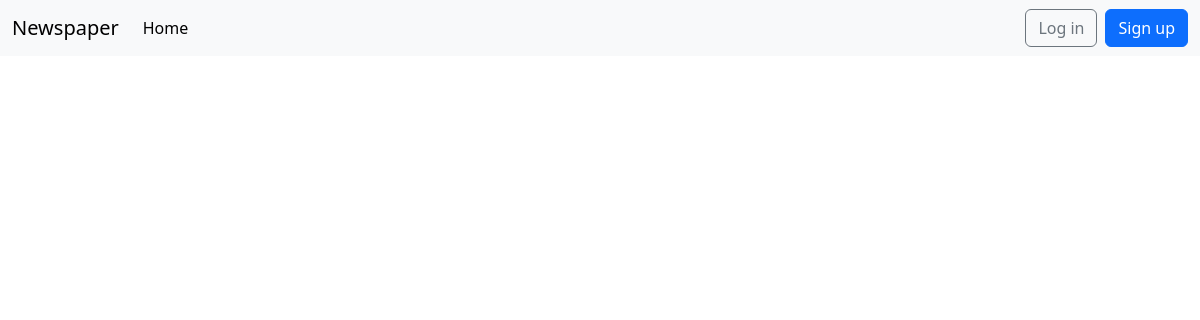
/articles/, run on an earlier commit of the app's database.
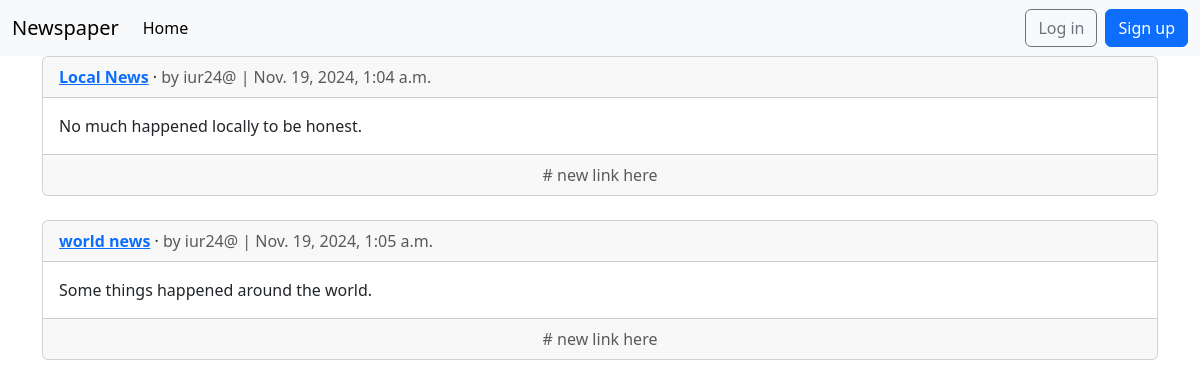
And on a later commit of the database.
### articles/models.py (models this page shows, shortened)
class Article(models.Model):
    title = models.CharField(max_length=255)
    body = models.TextField()
    date = models.DateTimeField(auto_now_add=True)
    author = models.ForeignKey(
        settings.AUTH_USER_MODEL,
        on_delete=models.CASCADE,
    )
    def get_absolute_url(self):
        return reverse("article_detail", kwargs={"pk": self.pk})

### accounts/models.py (models this page shows)
class CustomUser(AbstractUser):
    age = models.PositiveIntegerField(null=True, blank=True)

### articles/views.py (the view)
# urls.py: path("", ArticleListView.as_view(), name="article_list"),
class ArticleListView(ListView):
    model = Article
    template_name = "article_list.html"

### templates/article_list.html (shortened to what this page needs)
{% extends "base.html" %}
{% block content %}
{% for article in article_list %}
<div class="card">
  <div class="card-header">
    <span class="fw-bold">
      <a href="{{ article.get_absolute_url }}">{{ article.title }}</a>
    </span> &middot;
    <span class="text-muted">by {{ article.author }} |
      {{ article.date }}</span>
  </div>
  <div class="card-body">
    {{ article.body }}
  </div>
  <div class="card-footer text-center text-muted">
    # new link here
  </div>
</div>
<br />
{% endfor %}
{% endblock content %}

### templates/base.html (shortened to what this page needs)
<!DOCTYPE html>
<html>
  <head>
  <link href="https://cdn.jsdelivr.net/npm/bootstrap@5.3.3/dist/css/bootstrap.min.css" rel="stylesheet">
</head>
<body>
  <body>
    <nav class="navbar navbar-expand-lg bg-body-tertiary">
      <div class="container-fluid">
        <a class="navbar-brand" href="{% url 'home' %}">Newspaper</a>
        <div class="collapse navbar-collapse" id="navbarSupportedContent">
          <ul class="navbar-nav me-auto mb-2 mb-lg-0">
            <li class="nav-item">
              <a class="nav-link active" aria-current="page" href="#">Home</a>
            </li>
            {% if user.is_authenticated %}
            <li><a href="{% url 'article_new' %}" class="nav-link px-2 link-dark">+ New</a></li>
          </ul>
          <div class="mr-auto">
            <ul class="navbar-nav">
              <li class="nav-item dropdown">
                <a class="nav-link dropdown-toggle" href="#" role="button" data-bs-toggle="dropdown"
                  aria-expanded="false">
                  {{ user.username }}
                </a>
                <ul class="dropdown-menu dropdown-menu-end">
                  <li><a class="dropdown-item" href="{% url 'password_change' %}">
                    Change password</a></li>
                  <li>
                    <hr class="dropdown-divider">
                  </li>
                  <li>
                    <form method="post" action="{% url 'logout' %}"
                      style="display:inline;">
                      {% csrf_token %}
                      <button type="submit" class="btn btn-link nav-link"
                        style="display:inline; cursor:pointer;">Logout</button>
                    </form>
                  </li>
                </ul>
              </li>
              {% else %}
            </ul>
          </div>
          <div class="mr-auto">
            <form class="form d-flex">
              <a href="{% url 'login' %}" class="btn btn-outline-secondary">Log in</a>
            <a href="{% url 'signup' %}" class="btn btn-primary ms-2">Sign up</a>
          </form>
        </div>
        {% endif %}
      </div>
  </nav>
  <main>
    <div class="container">
      {% block content %}
      {% endblock content %}
    </div>
  </main>
</body>
</html>

What changed in the data, as far as the page shows it:
added Article: title "Local News", author "iur24@", date "Nov. 19, 2024, 1:04 a.m.", body "No much happened locally to be honest."
added Article: title "world news", author "iur24@", date "Nov. 19, 2024, 1:05 a.m.", body "Some things happened around the world."
